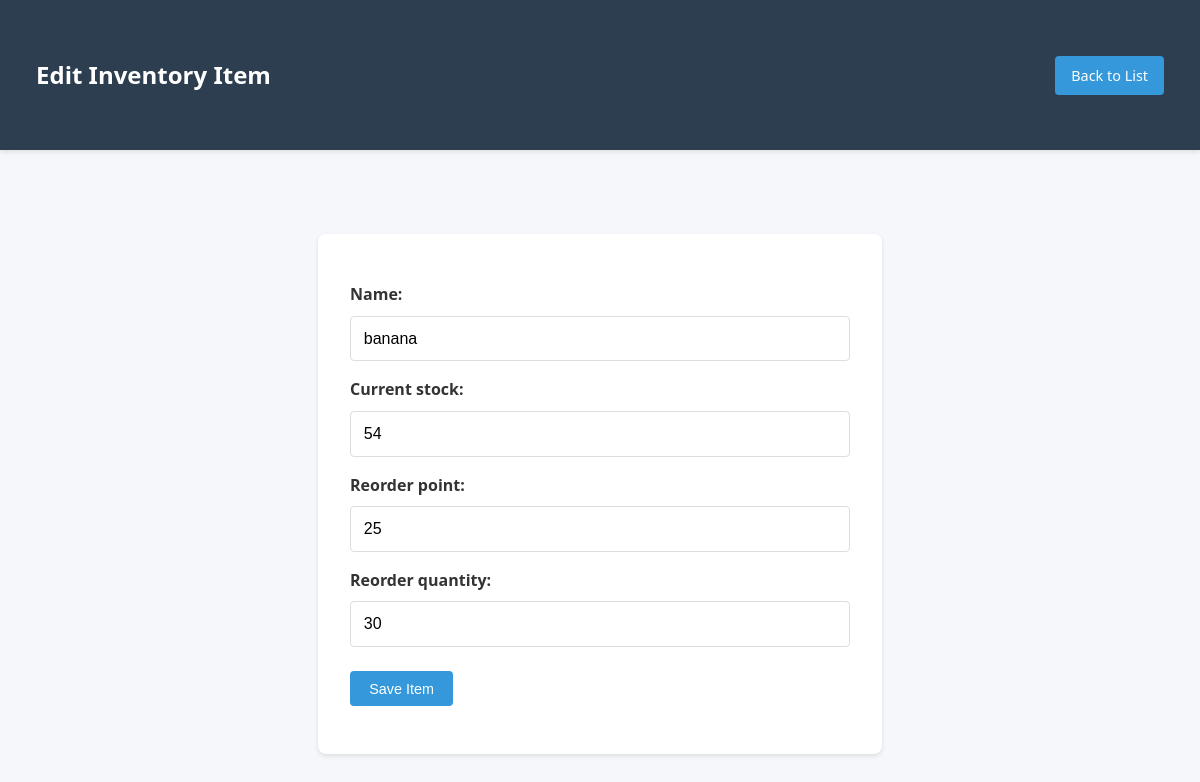
Page /edit/2/ on the committed database.
### inventory/models.py (models this page shows, shortened)
class InventoryItem(models.Model):
    name = models.CharField(max_length=100)
    current_stock = models.IntegerField()
    reorder_point = models.IntegerField()
    reorder_quantity = models.IntegerField()

### inventory/views.py (the view)
# urls.py: path('edit/<int:pk>/', views.InventoryUpdateView.as_view(), name='inventory_update'),
class InventoryUpdateView(UpdateView):
    model = InventoryItem
    form_class = InventoryItemForm
    template_name = 'inventory/inventory_form.html'
    success_url = reverse_lazy('inventory:inventory_list')

### inventory/forms.py
class InventoryItemForm(forms.ModelForm):
    class Meta:
        model = InventoryItem
        fields = ['name', 'current_stock', 'reorder_point', 'reorder_quantity']

### inventory/templates/inventory/inventory_form.html (shortened to what this page needs)
{% load static %}
<link rel="stylesheet" href="{% static 'inventory/css/styles.css' %}">
<!DOCTYPE html>
<html>
<head>
    {% load static %}
    <link rel="stylesheet" href="{% static 'inventory/css/styles.css' %}">
</head>
<body>
    <header class="header">
        <nav class="nav container">
            <h1>{% if object %}Edit{% else %}Add{% endif %} Inventory Item</h1>
            <a href="{% url 'inventory:inventory_list' %}" class="btn btn-primary">Back to List</a>
        </nav>
    </header>
    <div class="container">
        <div class="form-container">
            <form method="post">
                <div class="form-group">
                    {{ form.as_p }}
                </div>
                <button type="submit" class="btn btn-primary">Save Item</button>
            </form>
        </div>
    </div>
</body>
</html>

### inventory/static/inventory/css/styles.css (style rules this page uses)
body { font-family: 'Segoe UI', system-ui, sans-serif; line-height: 1.6; margin: 0; padding: 0; background: #f5f7fa; color: #333; }
.container { max-width: 1200px; margin: 0 auto; padding: 20px; }
.header { background: #2c3e50; color: white; padding: 1rem; margin-bottom: 2rem; box-shadow: 0 2px 5px rgba(0,0,0,0.1); }
.nav { display: flex; justify-content: space-between; align-items: center; }
.nav a { color: white; text-decoration: none; padding: 0.5rem 1rem; border-radius: 4px; transition: background 0.3s ease; }
.form-container { background: white; padding: 2rem; border-radius: 8px; box-shadow: 0 2px 4px rgba(0,0,0,0.1); max-width: 500px; margin: 2rem auto; }
.form-group { margin-bottom: 1.5rem; }
.form-group label { display: block; margin-bottom: 0.5rem; font-weight: 600; }
.form-group input { width: 100%; padding: 0.8rem; border: 1px solid #ddd; border-radius: 4px; font-size: 1rem; }
.btn { padding: 0.6rem 1.2rem; border: none; border-radius: 4px; cursor: pointer; transition: all 0.3s ease; font-size: 0.9rem; }
.btn-primary { background: #3498db; color: white; }

### rows in the picture
InventoryItem: name "banana", current_stock "54", reorder_point "25", reorder_quantity "30"
